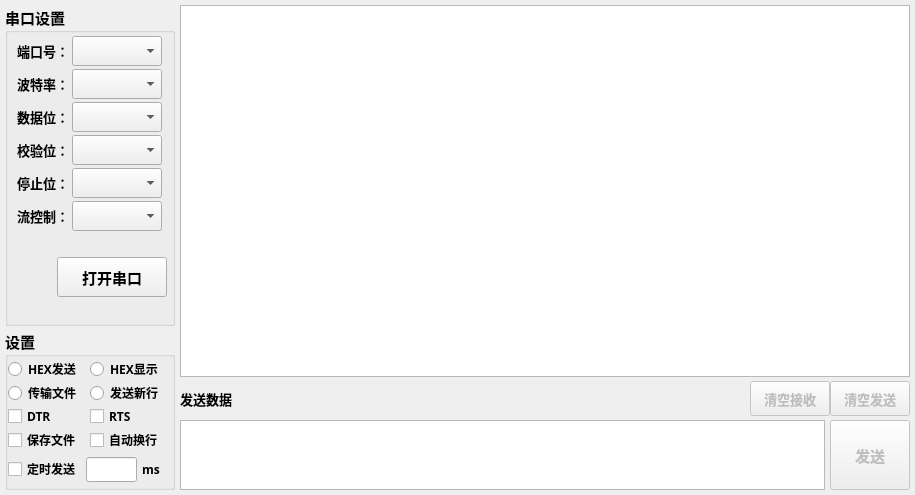
<?xml version="1.0" encoding="UTF-8"?>
<ui version="4.0">
 <class>Termnite</class>
 <widget class="QWidget" name="Termnite">
  <property name="geometry">
   <rect>
    <x>0</x>
    <y>0</y>
    <width>915</width>
    <height>495</height>
   </rect>
  </property>
  <property name="windowTitle">
   <string>Termnite</string>
  </property>
  <layout class="QGridLayout" name="gridLayout" columnstretch="10,200">
   <property name="leftMargin">
    <number>5</number>
   </property>
   <property name="topMargin">
    <number>5</number>
   </property>
   <property name="rightMargin">
    <number>5</number>
   </property>
   <property name="bottomMargin">
    <number>5</number>
   </property>
   <property name="horizontalSpacing">
    <number>5</number>
   </property>
   <property name="verticalSpacing">
    <number>0</number>
   </property>
   <item row="0" column="0">
    <layout class="QVBoxLayout" name="verticalLayout_2" stretch="100,50">
     <property name="spacing">
      <number>3</number>
     </property>
     <item>
      <widget class="QGroupBox" name="groupBox">
       <property name="minimumSize">
        <size>
         <width>170</width>
         <height>0</height>
        </size>
       </property>
       <property name="maximumSize">
        <size>
         <width>170</width>
         <height>16777215</height>
        </size>
       </property>
       <property name="font">
        <font>
         <family>微软雅黑</family>
         <pointsize>11</pointsize>
         <bold>true</bold>
        </font>
       </property>
       <property name="title">
        <string>串口设置</string>
       </property>
       <layout class="QGridLayout" name="gridLayout_4">
        <property name="leftMargin">
         <number>3</number>
        </property>
        <property name="topMargin">
         <number>3</number>
        </property>
        <property name="rightMargin">
         <number>3</number>
        </property>
        <property name="bottomMargin">
         <number>3</number>
        </property>
        <property name="spacing">
         <number>3</number>
        </property>
        <item row="0" column="0">
         <layout class="QVBoxLayout" name="verticalLayout_5">
          <property name="spacing">
           <number>3</number>
          </property>
          <item>
           <layout class="QHBoxLayout" name="horizontalLayout_15">
            <property name="spacing">
             <number>0</number>
            </property>
            <item>
             <widget class="QLabel" name="label_3">
              <property name="minimumSize">
               <size>
                <width>50</width>
                <height>30</height>
               </size>
              </property>
              <property name="maximumSize">
               <size>
                <width>50</width>
                <height>30</height>
               </size>
              </property>
              <property name="font">
               <font>
                <family>微软雅黑</family>
                <pointsize>10</pointsize>
                <bold>true</bold>
               </font>
              </property>
              <property name="text">
               <string>端口号：</string>
              </property>
             </widget>
            </item>
            <item>
             <widget class="QComboBox" name="portComboBox">
              <property name="minimumSize">
               <size>
                <width>90</width>
                <height>30</height>
               </size>
              </property>
              <property name="maximumSize">
               <size>
                <width>90</width>
                <height>30</height>
               </size>
              </property>
              <property name="font">
               <font>
                <family>微软雅黑</family>
                <pointsize>9</pointsize>
                <bold>true</bold>
               </font>
              </property>
             </widget>
            </item>
           </layout>
          </item>
          <item>
           <layout class="QHBoxLayout" name="horizontalLayout_16">
            <property name="spacing">
             <number>0</number>
            </property>
            <item>
             <widget class="QLabel" name="label_14">
              <property name="minimumSize">
               <size>
                <width>50</width>
                <height>30</height>
               </size>
              </property>
              <property name="maximumSize">
               <size>
                <width>50</width>
                <height>30</height>
               </size>
              </property>
              <property name="font">
               <font>
                <family>微软雅黑</family>
                <pointsize>10</pointsize>
                <bold>true</bold>
               </font>
              </property>
              <property name="text">
               <string>波特率：</string>
              </property>
             </widget>
            </item>
            <item>
             <widget class="QComboBox" name="baudrateComboBox">
              <property name="minimumSize">
               <size>
                <width>90</width>
                <height>30</height>
               </size>
              </property>
              <property name="maximumSize">
               <size>
                <width>90</width>
                <height>30</height>
               </size>
              </property>
              <property name="font">
               <font>
                <family>微软雅黑</family>
                <pointsize>9</pointsize>
                <bold>true</bold>
               </font>
              </property>
             </widget>
            </item>
           </layout>
          </item>
          <item>
           <layout class="QHBoxLayout" name="horizontalLayout_19">
            <property name="spacing">
             <number>0</number>
            </property>
            <item>
             <widget class="QLabel" name="label_15">
              <property name="minimumSize">
               <size>
                <width>50</width>
                <height>30</height>
               </size>
              </property>
              <property name="maximumSize">
               <size>
                <width>50</width>
                <height>30</height>
               </size>
              </property>
              <property name="font">
               <font>
                <family>微软雅黑</family>
                <pointsize>10</pointsize>
                <bold>true</bold>
               </font>
              </property>
              <property name="text">
               <string>数据位：</string>
              </property>
             </widget>
            </item>
            <item>
             <widget class="QComboBox" name="dataBitsComboBox">
              <property name="minimumSize">
               <size>
                <width>90</width>
                <height>30</height>
               </size>
              </property>
              <property name="maximumSize">
               <size>
                <width>90</width>
                <height>30</height>
               </size>
              </property>
              <property name="font">
               <font>
                <family>微软雅黑</family>
                <pointsize>9</pointsize>
                <bold>true</bold>
               </font>
              </property>
             </widget>
            </item>
           </layout>
          </item>
          <item>
           <layout class="QHBoxLayout" name="horizontalLayout_20">
            <property name="spacing">
             <number>0</number>
            </property>
            <item>
             <widget class="QLabel" name="label_18">
              <property name="minimumSize">
               <size>
                <width>50</width>
                <height>30</height>
               </size>
              </property>
              <property name="maximumSize">
               <size>
                <width>50</width>
                <height>30</height>
               </size>
              </property>
              <property name="font">
               <font>
                <family>微软雅黑</family>
                <pointsize>10</pointsize>
                <bold>true</bold>
               </font>
              </property>
              <property name="text">
               <string>校验位：</string>
              </property>
             </widget>
            </item>
            <item>
             <widget class="QComboBox" name="parityComboBox">
              <property name="minimumSize">
               <size>
                <width>90</width>
                <height>30</height>
               </size>
              </property>
              <property name="maximumSize">
               <size>
                <width>90</width>
                <height>30</height>
               </size>
              </property>
              <property name="font">
               <font>
                <family>微软雅黑</family>
                <pointsize>9</pointsize>
                <bold>true</bold>
               </font>
              </property>
             </widget>
            </item>
           </layout>
          </item>
          <item>
           <layout class="QHBoxLayout" name="horizontalLayout_21">
            <property name="spacing">
             <number>0</number>
            </property>
            <item>
             <widget class="QLabel" name="label_19">
              <property name="minimumSize">
               <size>
                <width>50</width>
                <height>30</height>
               </size>
              </property>
              <property name="maximumSize">
               <size>
                <width>50</width>
                <height>30</height>
               </size>
              </property>
              <property name="font">
               <font>
                <family>微软雅黑</family>
                <pointsize>10</pointsize>
                <bold>true</bold>
               </font>
              </property>
              <property name="text">
               <string>停止位：</string>
              </property>
             </widget>
            </item>
            <item>
             <widget class="QComboBox" name="stopBitsComboBox">
              <property name="minimumSize">
               <size>
                <width>90</width>
                <height>30</height>
               </size>
              </property>
              <property name="maximumSize">
               <size>
                <width>90</width>
                <height>30</height>
               </size>
              </property>
              <property name="font">
               <font>
                <family>微软雅黑</family>
                <pointsize>9</pointsize>
                <bold>true</bold>
               </font>
              </property>
             </widget>
            </item>
           </layout>
          </item>
          <item>
           <layout class="QHBoxLayout" name="horizontalLayout_22">
            <property name="spacing">
             <number>0</number>
            </property>
            <item>
             <widget class="QLabel" name="label_20">
              <property name="minimumSize">
               <size>
                <width>50</width>
                <height>30</height>
               </size>
              </property>
              <property name="maximumSize">
               <size>
                <width>50</width>
                <height>30</height>
               </size>
              </property>
              <property name="font">
               <font>
                <family>微软雅黑</family>
                <pointsize>10</pointsize>
                <bold>true</bold>
               </font>
              </property>
              <property name="text">
               <string>流控制：</string>
              </property>
             </widget>
            </item>
            <item>
             <widget class="QComboBox" name="flowControlComboBox">
              <property name="minimumSize">
               <size>
                <width>90</width>
                <height>30</height>
               </size>
              </property>
              <property name="maximumSize">
               <size>
                <width>90</width>
                <height>30</height>
               </size>
              </property>
              <property name="font">
               <font>
                <family>微软雅黑</family>
                <pointsize>9</pointsize>
                <bold>true</bold>
               </font>
              </property>
             </widget>
            </item>
           </layout>
          </item>
          <item>
           <spacer name="verticalSpacer_5">
            <property name="orientation">
             <enum>Qt::Vertical</enum>
            </property>
            <property name="sizeHint" stdset="0">
             <size>
              <width>20</width>
              <height>13</height>
             </size>
            </property>
           </spacer>
          </item>
          <item>
           <layout class="QHBoxLayout" name="horizontalLayout_23">
            <property name="spacing">
             <number>5</number>
            </property>
            <property name="rightMargin">
             <number>0</number>
            </property>
            <item>
             <widget class="QLabel" name="transferLabel">
              <property name="minimumSize">
               <size>
                <width>40</width>
                <height>40</height>
               </size>
              </property>
              <property name="maximumSize">
               <size>
                <width>40</width>
                <height>40</height>
               </size>
              </property>
              <property name="text">
               <string/>
              </property>
             </widget>
            </item>
            <item>
             <widget class="QPushButton" name="openCloseButton">
              <property name="minimumSize">
               <size>
                <width>110</width>
                <height>40</height>
               </size>
              </property>
              <property name="maximumSize">
               <size>
                <width>110</width>
                <height>40</height>
               </size>
              </property>
              <property name="font">
               <font>
                <family>微软雅黑</family>
                <pointsize>11</pointsize>
                <bold>true</bold>
               </font>
              </property>
              <property name="text">
               <string>打开串口</string>
              </property>
             </widget>
            </item>
           </layout>
          </item>
          <item>
           <spacer name="verticalSpacer_6">
            <property name="orientation">
             <enum>Qt::Vertical</enum>
            </property>
            <property name="sizeHint" stdset="0">
             <size>
              <width>20</width>
              <height>13</height>
             </size>
            </property>
           </spacer>
          </item>
         </layout>
        </item>
       </layout>
      </widget>
     </item>
     <item>
      <widget class="QGroupBox" name="groupBox_2">
       <property name="minimumSize">
        <size>
         <width>170</width>
         <height>0</height>
        </size>
       </property>
       <property name="maximumSize">
        <size>
         <width>170</width>
         <height>16777215</height>
        </size>
       </property>
       <property name="font">
        <font>
         <family>微软雅黑</family>
         <pointsize>11</pointsize>
         <bold>true</bold>
        </font>
       </property>
       <property name="title">
        <string>设置</string>
       </property>
       <layout class="QGridLayout" name="gridLayout_2">
        <property name="leftMargin">
         <number>0</number>
        </property>
        <property name="topMargin">
         <number>0</number>
        </property>
        <property name="rightMargin">
         <number>0</number>
        </property>
        <property name="bottomMargin">
         <number>0</number>
        </property>
        <property name="spacing">
         <number>0</number>
        </property>
        <item row="0" column="0">
         <layout class="QVBoxLayout" name="verticalLayout_3">
          <item>
           <layout class="QHBoxLayout" name="horizontalLayout_6">
            <item>
             <widget class="QRadioButton" name="radioButton_7">
              <property name="font">
               <font>
                <family>微软雅黑</family>
                <pointsize>9</pointsize>
                <bold>true</bold>
               </font>
              </property>
              <property name="text">
               <string>HEX发送</string>
              </property>
              <property name="autoExclusive">
               <bool>false</bool>
              </property>
             </widget>
            </item>
            <item>
             <widget class="QRadioButton" name="recvHexBtn">
              <property name="font">
               <font>
                <family>微软雅黑</family>
                <pointsize>9</pointsize>
                <bold>true</bold>
               </font>
              </property>
              <property name="text">
               <string>HEX显示</string>
              </property>
             </widget>
            </item>
           </layout>
          </item>
          <item>
           <layout class="QHBoxLayout" name="horizontalLayout_5">
            <item>
             <widget class="QRadioButton" name="radioButton_5">
              <property name="font">
               <font>
                <family>微软雅黑</family>
                <pointsize>9</pointsize>
                <bold>true</bold>
               </font>
              </property>
              <property name="text">
               <string>传输文件</string>
              </property>
              <property name="autoExclusive">
               <bool>false</bool>
              </property>
             </widget>
            </item>
            <item>
             <widget class="QRadioButton" name="radioButton_6">
              <property name="font">
               <font>
                <family>微软雅黑</family>
                <pointsize>9</pointsize>
                <bold>true</bold>
               </font>
              </property>
              <property name="text">
               <string>发送新行</string>
              </property>
              <property name="autoExclusive">
               <bool>false</bool>
              </property>
             </widget>
            </item>
           </layout>
          </item>
          <item>
           <layout class="QHBoxLayout" name="horizontalLayout_7">
            <item>
             <widget class="QCheckBox" name="checkBox_5">
              <property name="font">
               <font>
                <family>微软雅黑</family>
                <pointsize>9</pointsize>
                <bold>true</bold>
               </font>
              </property>
              <property name="text">
               <string>DTR</string>
              </property>
             </widget>
            </item>
            <item>
             <widget class="QCheckBox" name="checkBox_6">
              <property name="font">
               <font>
                <family>微软雅黑</family>
                <pointsize>9</pointsize>
                <bold>true</bold>
               </font>
              </property>
              <property name="text">
               <string>RTS</string>
              </property>
             </widget>
            </item>
           </layout>
          </item>
          <item>
           <layout class="QHBoxLayout" name="horizontalLayout_2">
            <property name="spacing">
             <number>0</number>
            </property>
            <item>
             <widget class="QCheckBox" name="checkBox_4">
              <property name="font">
               <font>
                <family>微软雅黑</family>
                <pointsize>9</pointsize>
                <bold>true</bold>
               </font>
              </property>
              <property name="text">
               <string>保存文件</string>
              </property>
             </widget>
            </item>
            <item>
             <widget class="QCheckBox" name="checkBox_2">
              <property name="font">
               <font>
                <family>微软雅黑</family>
                <pointsize>9</pointsize>
                <bold>true</bold>
               </font>
              </property>
              <property name="text">
               <string>自动换行</string>
              </property>
             </widget>
            </item>
           </layout>
          </item>
          <item>
           <layout class="QHBoxLayout" name="horizontalLayout_4">
            <property name="spacing">
             <number>5</number>
            </property>
            <item>
             <widget class="QCheckBox" name="checkBox_7">
              <property name="maximumSize">
               <size>
                <width>100</width>
                <height>16777215</height>
               </size>
              </property>
              <property name="font">
               <font>
                <family>微软雅黑</family>
                <pointsize>9</pointsize>
                <bold>true</bold>
               </font>
              </property>
              <property name="text">
               <string>定时发送</string>
              </property>
             </widget>
            </item>
            <item>
             <widget class="QLineEdit" name="lineEdit">
              <property name="maximumSize">
               <size>
                <width>80</width>
                <height>16777215</height>
               </size>
              </property>
              <property name="font">
               <font>
                <family>微软雅黑</family>
                <pointsize>9</pointsize>
                <bold>true</bold>
               </font>
              </property>
             </widget>
            </item>
            <item>
             <widget class="QLabel" name="label_4">
              <property name="maximumSize">
               <size>
                <width>50</width>
                <height>16777215</height>
               </size>
              </property>
              <property name="font">
               <font>
                <family>微软雅黑</family>
                <pointsize>9</pointsize>
                <bold>true</bold>
               </font>
              </property>
              <property name="text">
               <string>ms</string>
              </property>
             </widget>
            </item>
            <item>
             <spacer name="horizontalSpacer_7">
              <property name="orientation">
               <enum>Qt::Horizontal</enum>
              </property>
              <property name="sizeHint" stdset="0">
               <size>
                <width>40</width>
                <height>20</height>
               </size>
              </property>
             </spacer>
            </item>
           </layout>
          </item>
         </layout>
        </item>
       </layout>
      </widget>
     </item>
    </layout>
   </item>
   <item row="0" column="1">
    <layout class="QVBoxLayout" name="verticalLayout" stretch="100,1,1">
     <property name="spacing">
      <number>4</number>
     </property>
     <item>
      <widget class="QTextBrowser" name="recvArea"/>
     </item>
     <item>
      <layout class="QHBoxLayout" name="horizontalLayout_3">
       <property name="spacing">
        <number>0</number>
       </property>
       <item>
        <widget class="QLabel" name="label">
         <property name="minimumSize">
          <size>
           <width>0</width>
           <height>35</height>
          </size>
         </property>
         <property name="maximumSize">
          <size>
           <width>16777215</width>
           <height>35</height>
          </size>
         </property>
         <property name="font">
          <font>
           <family>微软雅黑</family>
           <pointsize>10</pointsize>
           <bold>true</bold>
          </font>
         </property>
         <property name="text">
          <string>发送数据</string>
         </property>
        </widget>
       </item>
       <item>
        <spacer name="horizontalSpacer">
         <property name="orientation">
          <enum>Qt::Horizontal</enum>
         </property>
         <property name="sizeHint" stdset="0">
          <size>
           <width>40</width>
           <height>20</height>
          </size>
         </property>
        </spacer>
       </item>
       <item>
        <widget class="QPushButton" name="clearRecvBtn">
         <property name="enabled">
          <bool>false</bool>
         </property>
         <property name="minimumSize">
          <size>
           <width>10</width>
           <height>35</height>
          </size>
         </property>
         <property name="maximumSize">
          <size>
           <width>1000</width>
           <height>35</height>
          </size>
         </property>
         <property name="font">
          <font>
           <family>微软雅黑</family>
           <pointsize>10</pointsize>
           <bold>true</bold>
          </font>
         </property>
         <property name="text">
          <string>清空接收</string>
         </property>
        </widget>
       </item>
       <item>
        <widget class="QPushButton" name="clearSendBtn">
         <property name="enabled">
          <bool>false</bool>
         </property>
         <property name="minimumSize">
          <size>
           <width>10</width>
           <height>35</height>
          </size>
         </property>
         <property name="maximumSize">
          <size>
           <width>1000</width>
           <height>35</height>
          </size>
         </property>
         <property name="font">
          <font>
           <family>微软雅黑</family>
           <pointsize>10</pointsize>
           <bold>true</bold>
          </font>
         </property>
         <property name="text">
          <string>清空发送</string>
         </property>
        </widget>
       </item>
      </layout>
     </item>
     <item>
      <layout class="QHBoxLayout" name="horizontalLayout">
       <property name="spacing">
        <number>5</number>
       </property>
       <item>
        <widget class="QTextEdit" name="sendArea"/>
       </item>
       <item>
        <widget class="QPushButton" name="dataSendBtn">
         <property name="enabled">
          <bool>false</bool>
         </property>
         <property name="minimumSize">
          <size>
           <width>10</width>
           <height>10</height>
          </size>
         </property>
         <property name="maximumSize">
          <size>
           <width>1000</width>
           <height>1000</height>
          </size>
         </property>
         <property name="font">
          <font>
           <family>微软雅黑</family>
           <pointsize>11</pointsize>
           <bold>true</bold>
          </font>
         </property>
         <property name="text">
          <string>发送</string>
         </property>
        </widget>
       </item>
      </layout>
     </item>
    </layout>
   </item>
  </layout>
 </widget>
 <resources/>
 <connections/>
</ui>
